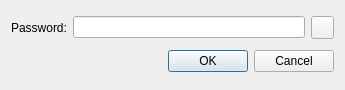
<ui version="4.0" >
 <class>SimplePasswordDialog</class>
 <widget class="QDialog" name="SimplePasswordDialog" >
  <property name="geometry" >
   <rect>
    <x>0</x>
    <y>0</y>
    <width>345</width>
    <height>90</height>
   </rect>
  </property>
  <property name="sizePolicy" >
   <sizepolicy vsizetype="Preferred" hsizetype="Fixed" >
    <horstretch>0</horstretch>
    <verstretch>0</verstretch>
   </sizepolicy>
  </property>
  <property name="minimumSize" >
   <size>
    <width>345</width>
    <height>90</height>
   </size>
  </property>
  <property name="maximumSize" >
   <size>
    <width>16777215</width>
    <height>90</height>
   </size>
  </property>
  <property name="windowTitle" >
   <string>Enter your Password</string>
  </property>
  <layout class="QVBoxLayout" >
   <property name="spacing" >
    <number>6</number>
   </property>
   <item>
    <layout class="QHBoxLayout" >
     <property name="spacing" >
      <number>6</number>
     </property>
     <item>
      <widget class="QLabel" name="textLabel1" >
       <property name="sizePolicy" >
        <sizepolicy vsizetype="Preferred" hsizetype="Maximum" >
         <horstretch>0</horstretch>
         <verstretch>0</verstretch>
        </sizepolicy>
       </property>
       <property name="text" >
        <string>Password:</string>
       </property>
      </widget>
     </item>
     <item>
      <widget class="QLineEdit" name="EditPassword" />
     </item>
     <item>
      <widget class="QPushButton" name="Button_HidePassword" >
       <property name="sizePolicy" >
        <sizepolicy vsizetype="Fixed" hsizetype="Preferred" >
         <horstretch>0</horstretch>
         <verstretch>0</verstretch>
        </sizepolicy>
       </property>
       <property name="minimumSize" >
        <size>
         <width>23</width>
         <height>23</height>
        </size>
       </property>
       <property name="maximumSize" >
        <size>
         <width>23</width>
         <height>23</height>
        </size>
       </property>
       <property name="text" >
        <string/>
       </property>
       <property name="shortcut" >
        <string/>
       </property>
       <property name="checkable" >
        <bool>true</bool>
       </property>
      </widget>
     </item>
    </layout>
   </item>
   <item>
    <widget class="QDialogButtonBox" name="buttonBox" >
     <property name="orientation" >
      <enum>Qt::Horizontal</enum>
     </property>
     <property name="standardButtons" >
      <set>QDialogButtonBox::Cancel|QDialogButtonBox::Ok</set>
     </property>
    </widget>
   </item>
  </layout>
 </widget>
 <layoutdefault spacing="6" margin="11" />
 <tabstops>
  <tabstop>EditPassword</tabstop>
  <tabstop>Button_HidePassword</tabstop>
  <tabstop>buttonBox</tabstop>
 </tabstops>
 <resources/>
 <connections/>
</ui>
